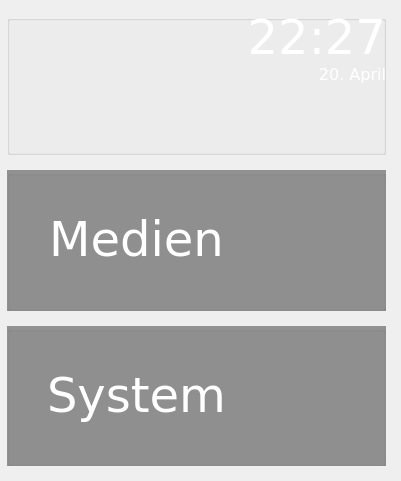
   <widget class="QWidget" name="verticalLayoutWidget_2">
    <property name="geometry">
     <rect>
      <x>400</x>
      <y>0</y>
      <width>401</width>
      <height>481</height>
     </rect>
    </property>
    <layout class="QVBoxLayout" name="verticalLayout_right">
     <property name="spacing">
      <number>15</number>
     </property>
     <property name="leftMargin">
      <number>7</number>
     </property>
     <property name="topMargin">
      <number>15</number>
     </property>
     <property name="rightMargin">
      <number>15</number>
     </property>
     <property name="bottomMargin">
      <number>15</number>
     </property>
     <item>
      <widget class="QGroupBox" name="groupBox_clock">
       <property name="styleSheet">
        <string notr="true">background-color:rgba(0, 0, 0, 0);</string>
       </property>
       <property name="title">
        <string/>
       </property>
       <property name="flat">
        <bool>true</bool>
       </property>
       <property name="checkable">
        <bool>false</bool>
       </property>
       <widget class="QPushButton" name="pushButton_clock">
        <property name="geometry">
         <rect>
          <x>0</x>
          <y>0</y>
          <width>379</width>
          <height>140</height>
         </rect>
        </property>
        <property name="focusPolicy">
         <enum>Qt::NoFocus</enum>
        </property>
        <property name="text">
         <string/>
        </property>
        <property name="flat">
         <bool>true</bool>
        </property>
       </widget>
       <widget class="QLabel" name="label_uhrzeit">
        <property name="enabled">
         <bool>false</bool>
        </property>
        <property name="geometry">
         <rect>
          <x>0</x>
          <y>0</y>
          <width>379</width>
          <height>51</height>
         </rect>
        </property>
        <property name="palette">
         <palette>
          <active>
           <colorrole role="WindowText">
            <brush brushstyle="SolidPattern">
             <color alpha="255">
              <red>231</red>
              <green>231</green>
              <blue>231</blue>
             </color>
            </brush>
           </colorrole>
           <colorrole role="Button">
            <brush brushstyle="SolidPattern">
             <color alpha="0">
              <red>0</red>
              <green>0</green>
              <blue>0</blue>
             </color>
            </brush>
           </colorrole>
           <colorrole role="Text">
            <brush brushstyle="SolidPattern">
             <color alpha="255">
              <red>231</red>
              <green>231</green>
              <blue>231</blue>
             </color>
            </brush>
           </colorrole>
           <colorrole role="Base">
            <brush brushstyle="SolidPattern">
             <color alpha="0">
              <red>0</red>
              <green>0</green>
              <blue>0</blue>
             </color>
            </brush>
           </colorrole>
           <colorrole role="Window">
            <brush brushstyle="SolidPattern">
             <color alpha="0">
              <red>0</red>
              <green>0</green>
              <blue>0</blue>
             </color>
            </brush>
           </colorrole>
          </active>
          <inactive>
           <colorrole role="WindowText">
            <brush brushstyle="SolidPattern">
             <color alpha="255">
              <red>231</red>
              <green>231</green>
              <blue>231</blue>
             </color>
            </brush>
           </colorrole>
           <colorrole role="Button">
            <brush brushstyle="SolidPattern">
             <color alpha="0">
              <red>0</red>
              <green>0</green>
              <blue>0</blue>
             </color>
            </brush>
           </colorrole>
           <colorrole role="Text">
            <brush brushstyle="SolidPattern">
             <color alpha="255">
              <red>231</red>
              <green>231</green>
              <blue>231</blue>
             </color>
            </brush>
           </colorrole>
           <colorrole role="Base">
            <brush brushstyle="SolidPattern">
             <color alpha="0">
              <red>0</red>
              <green>0</green>
              <blue>0</blue>
             </color>
            </brush>
           </colorrole>
           <colorrole role="Window">
            <brush brushstyle="SolidPattern">
             <color alpha="0">
              <red>0</red>
              <green>0</green>
              <blue>0</blue>
             </color>
            </brush>
           </colorrole>
          </inactive>
          <disabled>
           <colorrole role="WindowText">
            <brush brushstyle="SolidPattern">
             <color alpha="255">
              <red>255</red>
              <green>255</green>
              <blue>255</blue>
             </color>
            </brush>
           </colorrole>
           <colorrole role="Button">
            <brush brushstyle="SolidPattern">
             <color alpha="0">
              <red>0</red>
              <green>0</green>
              <blue>0</blue>
             </color>
            </brush>
           </colorrole>
           <colorrole role="Text">
            <brush brushstyle="SolidPattern">
             <color alpha="255">
              <red>255</red>
              <green>255</green>
              <blue>255</blue>
             </color>
            </brush>
           </colorrole>
           <colorrole role="Base">
            <brush brushstyle="SolidPattern">
             <color alpha="0">
              <red>0</red>
              <green>0</green>
              <blue>0</blue>
             </color>
            </brush>
           </colorrole>
           <colorrole role="Window">
            <brush brushstyle="SolidPattern">
             <color alpha="0">
              <red>0</red>
              <green>0</green>
              <blue>0</blue>
             </color>
            </brush>
           </colorrole>
          </disabled>
         </palette>
        </property>
        <property name="font">
         <font>
          <family>DejaVu Sans Light</family>
          <pointsize>36</pointsize>
         </font>
        </property>
        <property name="styleSheet">
         <string notr="true">background-color:rgba(0,0,0,0);</string>
        </property>
        <property name="text">
         <string>22:27</string>
        </property>
        <property name="alignment">
         <set>Qt::AlignBottom|Qt::AlignRight|Qt::AlignTrailing</set>
        </property>
       </widget>
       <widget class="QLabel" name="label_datum">
        <property name="enabled">
         <bool>false</bool>
        </property>
        <property name="geometry">
         <rect>
          <x>0</x>
          <y>50</y>
          <width>379</width>
          <height>50</height>
         </rect>
        </property>
        <property name="palette">
         <palette>
          <active>
           <colorrole role="WindowText">
            <brush brushstyle="SolidPattern">
             <color alpha="255">
              <red>231</red>
              <green>231</green>
              <blue>231</blue>
             </color>
            </brush>
           </colorrole>
           <colorrole role="Button">
            <brush brushstyle="SolidPattern">
             <color alpha="0">
              <red>0</red>
              <green>0</green>
              <blue>0</blue>
             </color>
            </brush>
           </colorrole>
           <colorrole role="Text">
            <brush brushstyle="SolidPattern">
             <color alpha="255">
              <red>231</red>
              <green>231</green>
              <blue>231</blue>
             </color>
            </brush>
           </colorrole>
           <colorrole role="Base">
            <brush brushstyle="SolidPattern">
             <color alpha="0">
              <red>0</red>
              <green>0</green>
              <blue>0</blue>
             </color>
            </brush>
           </colorrole>
           <colorrole role="Window">
            <brush brushstyle="SolidPattern">
             <color alpha="0">
              <red>0</red>
              <green>0</green>
              <blue>0</blue>
             </color>
            </brush>
           </colorrole>
          </active>
          <inactive>
           <colorrole role="WindowText">
            <brush brushstyle="SolidPattern">
             <color alpha="255">
              <red>231</red>
              <green>231</green>
              <blue>231</blue>
             </color>
            </brush>
           </colorrole>
           <colorrole role="Button">
            <brush brushstyle="SolidPattern">
             <color alpha="0">
              <red>0</red>
              <green>0</green>
              <blue>0</blue>
             </color>
            </brush>
           </colorrole>
           <colorrole role="Text">
            <brush brushstyle="SolidPattern">
             <color alpha="255">
              <red>231</red>
              <green>231</green>
              <blue>231</blue>
             </color>
            </brush>
           </colorrole>
           <colorrole role="Base">
            <brush brushstyle="SolidPattern">
             <color alpha="0">
              <red>0</red>
              <green>0</green>
              <blue>0</blue>
             </color>
            </brush>
           </colorrole>
           <colorrole role="Window">
            <brush brushstyle="SolidPattern">
             <color alpha="0">
              <red>0</red>
              <green>0</green>
              <blue>0</blue>
             </color>
            </brush>
           </colorrole>
          </inactive>
          <disabled>
           <colorrole role="WindowText">
            <brush brushstyle="SolidPattern">
             <color alpha="255">
              <red>255</red>
              <green>255</green>
              <blue>255</blue>
             </color>
            </brush>
           </colorrole>
           <colorrole role="Button">
            <brush brushstyle="SolidPattern">
             <color alpha="0">
              <red>0</red>
              <green>0</green>
              <blue>0</blue>
             </color>
            </brush>
           </colorrole>
           <colorrole role="Text">
            <brush brushstyle="SolidPattern">
             <color alpha="255">
              <red>255</red>
              <green>255</green>
              <blue>255</blue>
             </color>
            </brush>
           </colorrole>
           <colorrole role="Base">
            <brush brushstyle="SolidPattern">
             <color alpha="0">
              <red>0</red>
              <green>0</green>
              <blue>0</blue>
             </color>
            </brush>
           </colorrole>
           <colorrole role="Window">
            <brush brushstyle="SolidPattern">
             <color alpha="0">
              <red>0</red>
              <green>0</green>
              <blue>0</blue>
             </color>
            </brush>
           </colorrole>
          </disabled>
         </palette>
        </property>
        <property name="font">
         <font>
          <family>DejaVu Sans Light</family>
          <pointsize>12</pointsize>
         </font>
        </property>
        <property name="styleSheet">
         <string notr="true">background-color:rgba(0,0,0,0);</string>
        </property>
        <property name="text">
         <string>20. April</string>
        </property>
        <property name="alignment">
         <set>Qt::AlignRight|Qt::AlignTop|Qt::AlignTrailing</set>
        </property>
       </widget>
       <zorder>label_datum</zorder>
       <zorder>label_uhrzeit</zorder>
       <zorder>pushButton_clock</zorder>
      </widget>
     </item>
     <item>
      <widget class="QGroupBox" name="groupBox_audio">
       <property name="styleSheet">
        <string notr="true">background-color:rgba(0, 0, 0, 100);</string>
       </property>
       <property name="title">
        <string/>
       </property>
       <property name="flat">
        <bool>true</bool>
       </property>
       <property name="checkable">
        <bool>false</bool>
       </property>
       <widget class="QFrame" name="frame_10">
        <property name="geometry">
         <rect>
          <x>260</x>
          <y>20</y>
          <width>100</width>
          <height>100</height>
         </rect>
        </property>
        <property name="styleSheet">
         <string notr="true">background-image:url(:/bilder/Icons/audio.png);
background-color:rgba(0,0,0,0);</string>
        </property>
        <property name="frameShape">
         <enum>QFrame::NoFrame</enum>
        </property>
        <property name="frameShadow">
         <enum>QFrame::Plain</enum>
        </property>
        <property name="lineWidth">
         <number>1</number>
        </property>
       </widget>
       <widget class="QLabel" name="label_audio">
        <property name="enabled">
         <bool>false</bool>
        </property>
        <property name="geometry">
         <rect>
          <x>20</x>
          <y>0</y>
          <width>219</width>
          <height>140</height>
         </rect>
        </property>
        <property name="palette">
         <palette>
          <active>
           <colorrole role="Button">
            <brush brushstyle="SolidPattern">
             <color alpha="0">
              <red>0</red>
              <green>0</green>
              <blue>0</blue>
             </color>
            </brush>
           </colorrole>
           <colorrole role="Text">
            <brush brushstyle="SolidPattern">
             <color alpha="255">
              <red>231</red>
              <green>231</green>
              <blue>231</blue>
             </color>
            </brush>
           </colorrole>
           <colorrole role="Base">
            <brush brushstyle="SolidPattern">
             <color alpha="0">
              <red>0</red>
              <green>0</green>
              <blue>0</blue>
             </color>
            </brush>
           </colorrole>
           <colorrole role="Window">
            <brush brushstyle="SolidPattern">
             <color alpha="0">
              <red>0</red>
              <green>0</green>
              <blue>0</blue>
             </color>
            </brush>
           </colorrole>
          </active>
          <inactive>
           <colorrole role="Button">
            <brush brushstyle="SolidPattern">
             <color alpha="0">
              <red>0</red>
              <green>0</green>
              <blue>0</blue>
             </color>
            </brush>
           </colorrole>
           <colorrole role="Text">
            <brush brushstyle="SolidPattern">
             <color alpha="255">
              <red>231</red>
              <green>231</green>
              <blue>231</blue>
             </color>
            </brush>
           </colorrole>
           <colorrole role="Base">
            <brush brushstyle="SolidPattern">
             <color alpha="0">
              <red>0</red>
              <green>0</green>
              <blue>0</blue>
             </color>
            </brush>
           </colorrole>
           <colorrole role="Window">
            <brush brushstyle="SolidPattern">
             <color alpha="0">
              <red>0</red>
              <green>0</green>
              <blue>0</blue>
             </color>
            </brush>
           </colorrole>
          </inactive>
          <disabled>
           <colorrole role="Button">
            <brush brushstyle="SolidPattern">
             <color alpha="0">
              <red>0</red>
              <green>0</green>
              <blue>0</blue>
             </color>
            </brush>
           </colorrole>
           <colorrole role="Text">
            <brush brushstyle="SolidPattern">
             <color alpha="255">
              <red>255</red>
              <green>255</green>
              <blue>255</blue>
             </color>
            </brush>
           </colorrole>
           <colorrole role="Base">
            <brush brushstyle="SolidPattern">
             <color alpha="0">
              <red>0</red>
              <green>0</green>
              <blue>0</blue>
             </color>
            </brush>
           </colorrole>
           <colorrole role="Window">
            <brush brushstyle="SolidPattern">
             <color alpha="0">
              <red>0</red>
              <green>0</green>
              <blue>0</blue>
             </color>
            </brush>
           </colorrole>
          </disabled>
         </palette>
        </property>
        <property name="font">
         <font>
          <family>DejaVu Sans Light</family>
         </font>
        </property>
        <property name="styleSheet">
         <string notr="true">background-color:rgba(0,0,0,0);</string>
        </property>
        <property name="frameShadow">
         <enum>QFrame::Plain</enum>
        </property>
        <property name="text">
         <string>&lt;html&gt;&lt;head/&gt;&lt;body&gt;&lt;p align=&quot;center&quot;&gt;&lt;span style=&quot; font-size:36pt;&quot;&gt;Medien&lt;/span&gt;&lt;/p&gt;&lt;/body&gt;&lt;/html&gt;</string>
        </property>
        <property name="alignment">
         <set>Qt::AlignCenter</set>
        </property>
       </widget>
       <widget class="QPushButton" name="pushButton_audio">
        <property name="geometry">
         <rect>
          <x>0</x>
          <y>0</y>
          <width>379</width>
          <height>140</height>
         </rect>
        </property>
        <property name="focusPolicy">
         <enum>Qt::NoFocus</enum>
        </property>
        <property name="text">
         <string/>
        </property>
        <property name="default">
         <bool>false</bool>
        </property>
        <property name="flat">
         <bool>true</bool>
        </property>
       </widget>
      </widget>
     </item>
     <item>
      <widget class="QGroupBox" name="groupBox_system">
       <property name="mouseTracking">
        <bool>false</bool>
       </property>
       <property name="styleSheet">
        <string notr="true">background-color:rgba(0, 0, 0, 100);</string>
       </property>
       <property name="title">
        <string/>
       </property>
       <property name="flat">
        <bool>true</bool>
       </property>
       <property name="checkable">
        <bool>false</bool>
       </property>
       <widget class="QFrame" name="frame_2">
        <property name="geometry">
         <rect>
          <x>259</x>
          <y>20</y>
          <width>100</width>
          <height>100</height>
         </rect>
        </property>
        <property name="styleSheet">
         <string notr="true">background-image:url(:/bilder/Icons/settings.png);
background-color:rgba(0,0,0,0);</string>
        </property>
        <property name="frameShape">
         <enum>QFrame::NoFrame</enum>
        </property>
        <property name="frameShadow">
         <enum>QFrame::Plain</enum>
        </property>
       </widget>
       <widget class="QLabel" name="label_system">
        <property name="enabled">
         <bool>false</bool>
        </property>
        <property name="geometry">
         <rect>
          <x>20</x>
          <y>0</y>
          <width>219</width>
          <height>140</height>
         </rect>
        </property>
        <property name="palette">
         <palette>
          <active>
           <colorrole role="Button">
            <brush brushstyle="SolidPattern">
             <color alpha="0">
              <red>0</red>
              <green>0</green>
              <blue>0</blue>
             </color>
            </brush>
           </colorrole>
           <colorrole role="Text">
            <brush brushstyle="SolidPattern">
             <color alpha="255">
              <red>231</red>
              <green>231</green>
              <blue>231</blue>
             </color>
            </brush>
           </colorrole>
           <colorrole role="Base">
            <brush brushstyle="SolidPattern">
             <color alpha="0">
              <red>0</red>
              <green>0</green>
              <blue>0</blue>
             </color>
            </brush>
           </colorrole>
           <colorrole role="Window">
            <brush brushstyle="SolidPattern">
             <color alpha="0">
              <red>0</red>
              <green>0</green>
              <blue>0</blue>
             </color>
            </brush>
           </colorrole>
          </active>
          <inactive>
           <colorrole role="Button">
            <brush brushstyle="SolidPattern">
             <color alpha="0">
              <red>0</red>
              <green>0</green>
              <blue>0</blue>
             </color>
            </brush>
           </colorrole>
           <colorrole role="Text">
            <brush brushstyle="SolidPattern">
             <color alpha="255">
              <red>231</red>
              <green>231</green>
              <blue>231</blue>
             </color>
            </brush>
           </colorrole>
           <colorrole role="Base">
            <brush brushstyle="SolidPattern">
             <color alpha="0">
              <red>0</red>
              <green>0</green>
              <blue>0</blue>
             </color>
            </brush>
           </colorrole>
           <colorrole role="Window">
            <brush brushstyle="SolidPattern">
             <color alpha="0">
              <red>0</red>
              <green>0</green>
              <blue>0</blue>
             </color>
            </brush>
           </colorrole>
          </inactive>
          <disabled>
           <colorrole role="Button">
            <brush brushstyle="SolidPattern">
             <color alpha="0">
              <red>0</red>
              <green>0</green>
              <blue>0</blue>
             </color>
            </brush>
           </colorrole>
           <colorrole role="Text">
            <brush brushstyle="SolidPattern">
             <color alpha="255">
              <red>255</red>
              <green>255</green>
              <blue>255</blue>
             </color>
            </brush>
           </colorrole>
           <colorrole role="Base">
            <brush brushstyle="SolidPattern">
             <color alpha="0">
              <red>0</red>
              <green>0</green>
              <blue>0</blue>
             </color>
            </brush>
           </colorrole>
           <colorrole role="Window">
            <brush brushstyle="SolidPattern">
             <color alpha="0">
              <red>0</red>
              <green>0</green>
              <blue>0</blue>
             </color>
            </brush>
           </colorrole>
          </disabled>
         </palette>
        </property>
        <property name="font">
         <font>
          <family>DejaVu Sans Light</family>
         </font>
        </property>
        <property name="styleSheet">
         <string notr="true">background-color:rgba(0,0,0,0);</string>
        </property>
        <property name="text">
         <string>&lt;html&gt;&lt;head/&gt;&lt;body&gt;&lt;p&gt;&lt;span style=&quot; font-size:36pt;&quot;&gt;System&lt;/span&gt;&lt;/p&gt;&lt;/body&gt;&lt;/html&gt;</string>
        </property>
        <property name="alignment">
         <set>Qt::AlignCenter</set>
        </property>
       </widget>
       <widget class="QPushButton" name="pushButton_system">
        <property name="geometry">
         <rect>
          <x>0</x>
          <y>0</y>
          <width>379</width>
          <height>140</height>
         </rect>
        </property>
        <property name="focusPolicy">
         <enum>Qt::NoFocus</enum>
        </property>
        <property name="toolTipDuration">
         <number>-1</number>
        </property>
        <property name="text">
         <string/>
        </property>
        <property name="flat">
         <bool>true</bool>
        </property>
       </widget>
      </widget>
     </item>
    </layout>
   </widget>
